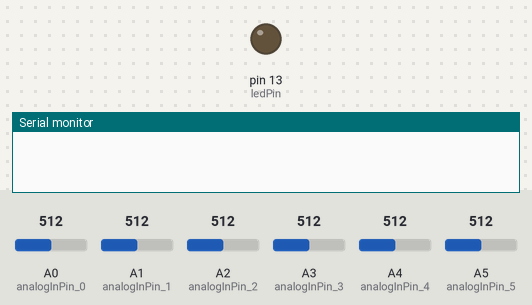
This sketch was run on a simulated Arduino Uno, built with avr-gcc and run on an emulated ATmega328P. Parts: output pins drawn as LEDs (lit = HIGH), the last lines printed to the serial monitor. The inputs (shaded band) are chosen by the test bench; at power-on: A0 (analogInPin_0) = 512, A1 (analogInPin_1) = 512, A2 (analogInPin_2) = 512, A3 (analogInPin_3) = 512, A4 (analogInPin_4) = 512, A5 (analogInPin_5) = 512.

Above: at 1.2 s.
1.3 s: A0 (analogInPin_0) set to 982
2.8 s: A0 (analogInPin_0) set to 1009
At 4.0 s:
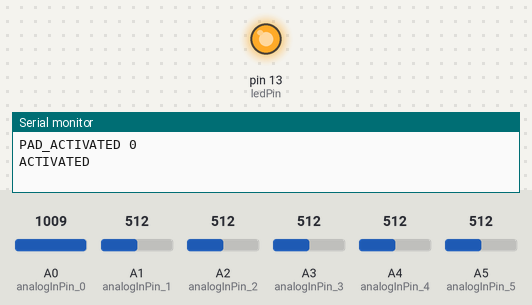
Timing chart, 0 to 5.8 s (numbered marks = the images above; inputs shaded):
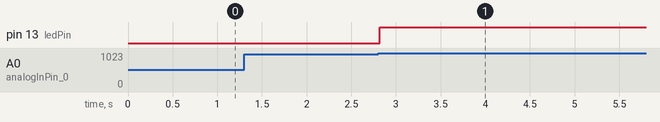

Measured:
- the behaviour switches between 1000 and 1001 on A0 (analogInPin_0) (found by bisection; images 0 and 1)
- after the input at 1.3 s, every drawn part: stays the same
- after the input at 2.8 s, pin 13 (ledPin): LOW → HIGH at once

The sketch:

AnalogInOutSerial_Multi.ino
```cpp
 const int numReadings = 10;
const int threshold = 1000;   // the threshold level that's will activate the trigger
const int thresholdLow = 800;   // an threshold level that will deactivate the trigger
const int ledPin = 13;       // pin that the LED is attached to


int sensorValue = 0;        // value read from the pot
int outputValue = 0;        // value output to the PWM (analog out)
int activated_array[6] = {0, 0, 0, 0, 0, 0};
int activated_sum = 0;
int activated = 0;

const int analogInPin_0 = A0;  // Analog input pin that the potentiometer is attached to
const int analogInPin_1 = A1;  // Analog input pin that the potentiometer is attached to
const int analogInPin_2 = A2;  // Analog input pin that the potentiometer is attached to
const int analogInPin_3 = A3;  // Analog input pin that the potentiometer is attached to
const int analogInPin_4 = A4;  // Analog input pin that the potentiometer is attached to
const int analogInPin_5 = A5;  // Analog input pin that the potentiometer is attached to

void setup() {
  // initialize serial communications at 9600 bps:
  pinMode(ledPin, OUTPUT);
  Serial.begin(9600);
}

void loop() {
  activated_sum = 0;
  read_sensor(analogInPin_0, 0);
  read_sensor(analogInPin_1, 1);
  read_sensor(analogInPin_2, 2);
  read_sensor(analogInPin_3, 3);
  read_sensor(analogInPin_4, 4);
  read_sensor(analogInPin_5, 5);

  int i;
  for (i=0; i< 6; i++) {
      activated_sum += activated_array[i];
  }

  if (activated_sum > 0) { // the 0 and 1 will gate the trigger so it only sends its activation/deactivation once
    if (activated == 0) {
      digitalWrite(ledPin, HIGH);
      Serial.println("ACTIVATED"); // this string will trigger the raspberry pi
      activated = 1;
      }
    }

  else {
    if (activated == 1) { // the 0 and 1 will gate the trigger so it only sends its activation/deactivation once
      digitalWrite(ledPin, LOW);
      Serial.println("DEACTIVATED"); // this string will trigger the raspberry pi
      activated = 0;
    }
  }

  delay(100);
  }

void read_sensor(int analogInPin, int activated_array_num) {
    sensorValue = analogRead(analogInPin);
//    Serial.print("sensorValue ");
//    Serial.print(activated_array_num);
//    Serial.print(":");
//    Serial.println(sensorValue);

    if (sensorValue > threshold) {
      if (activated_array[activated_array_num] == 0) { // the 0 and 1 will gate the trigger so it only sends its activation/deactivation once
        Serial.print("PAD_ACTIVATED ");
        Serial.println(activated_array_num);
        (activated_array[activated_array_num]) = 1;
      }
    }

    if (sensorValue < thresholdLow){
      if (activated_array[activated_array_num] == 1) { // the 0 and 1 will gate the trigger so it only sends its activation/deactivation once
        Serial.print("PAD_DEACTIVATED ");
        Serial.println(activated_array_num);
        (activated_array[activated_array_num]) = 0;
      }
    }
  }
```
